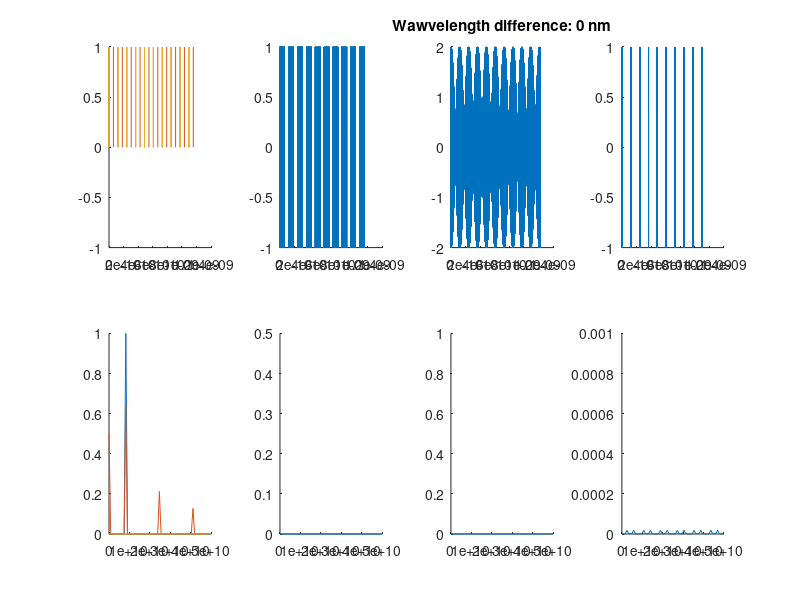

This figure's MATLAB source:
% Display frequncy components in different types of waves
clear

LIGHT_SPEED = 299792458;

% NearIR wavelength windows
window1Wavelength_m = [650 950]*10^-9;

window2Wavelength_m = [1259 1100 1350]*10^-9;

window3Wavelength_m = [1671 1600 1870]*10^-9;

window4Wavelength_m = [2208 2100 2300]*10^-9;

%Target resonance
%%% Pulsed is very sensitive to this, 
%%% may be difference if this shifts between odd or even modes.
targetFrequency_hz = 8.22*10^9; %*1.25

targetWavelength_m = LIGHT_SPEED/targetFrequency_hz;

targetPeriod_s = 1/targetFrequency_hz;

periodsToSimulate = 10;

simulationDuration_s = periodsToSimulate*targetPeriod_s;

% Convert wavelengths to frequncies
window1Frequency_hz = LIGHT_SPEED./window1Wavelength_m;

window2Frequency_hz = LIGHT_SPEED./window2Wavelength_m;

window3Frequency_hz = LIGHT_SPEED./window3Wavelength_m;

window4Frequency_hz = LIGHT_SPEED./window4Wavelength_m;

%%% CHANGE FREQUNCY BAND HERE
carrierFrequency_hz = window4Frequency_hz(1);

% Sampling rate
pointsPerCarrierWave = 10; %No qulatitative change 10 - 100

samplingFrequency_hz = window1Frequency_hz(1)*pointsPerCarrierWave;

samplingPeriod_s = 1/samplingFrequency_hz;

sampleLength = round(simulationDuration_s/samplingPeriod_s);



% Create signals
time_s = (0:sampleLength-1)*samplingPeriod_s; 

% Target signal is just sine wave
targetSignal = sin(2*pi*targetFrequency_hz*time_s);

% Ideal pulsed signal is half-rectified square wave
pulsedSignal = targetSignal;

pulsedSignal(pulsedSignal < 0) = 0;

pulsedSignal(pulsedSignal > 0) = 1;

% Add lightwave to pulses
lightPulseSignal = sin(2*pi*carrierFrequency_hz*time_s).*pulsedSignal;

% Create beating signal - subtract so longer wavelength
upperFrequncy_hz = carrierFrequency_hz - targetFrequency_hz;

beatingSignal = sin(2*pi*carrierFrequency_hz*time_s) + sin(2*pi*upperFrequncy_hz*time_s);

wavelengthDifference_nm = (LIGHT_SPEED/upperFrequncy_hz - LIGHT_SPEED/carrierFrequency_hz)*10^9;

% Create femto-pulsed signal
pulseDuration = 100*10^-15;

femtoPulsedSignal = pulsedSignal;

changeInds = find(diff(pulsedSignal) > 0) + 1;

% figure; hold on;
% plot(time_s, pulsedSignal) 
% plot(time_s(changeInds), pulsedSignal(changeInds),'rx') 

for i = 1:length(changeInds)-1
    inds = find(time_s > (time_s(changeInds(i)) + pulseDuration) & ... 
        time_s < time_s(changeInds(i+1)));
    
    femtoPulsedSignal(inds) = 0;
end

inds = find(time_s > (time_s(changeInds(end)) + pulseDuration));

femtoPulsedSignal(inds) = 0;

% Add lightwave to femto-pulses

lightFemtoPulsedSignal = sin(2*pi*carrierFrequency_hz*time_s).*femtoPulsedSignal;
    


% Frequency analysis 
frequencyReference = samplingFrequency_hz*(0:(sampleLength/2))/sampleLength;

% Target signal
targetPower = abs(fft(targetSignal)/sampleLength);

targetPower = targetPower(1:sampleLength/2+1);

targetPower(2:end-1) = 2*targetPower(2:end-1);

% Ideal pulsed
pulsedPower = abs(fft(pulsedSignal)/sampleLength);

pulsedPower = pulsedPower(1:sampleLength/2+1);

pulsedPower(2:end-1) = 2*pulsedPower(2:end-1);

% Lightwave pulsed
lightPulsedPower = abs(fft(lightPulseSignal)/sampleLength);

lightPulsedPower = lightPulsedPower(1:sampleLength/2+1);

lightPulsedPower(2:end-1) = 2*lightPulsedPower(2:end-1);

% Beating 
beatingPower = abs(fft(beatingSignal)/sampleLength);

beatingPower = beatingPower(1:sampleLength/2+1);

beatingPower(2:end-1) = 2*beatingPower(2:end-1);

% Femto-pulsed
femtoPulsedPower = abs(fft(femtoPulsedSignal)/sampleLength);

femtoPulsedPower = femtoPulsedPower(1:sampleLength/2+1);

femtoPulsedPower(2:end-1) = 2*femtoPulsedPower(2:end-1);

% Lightwave femto-pulsed
ligthFemtoPulsedPower = abs(fft(lightFemtoPulsedSignal)/sampleLength);

ligthFemtoPulsedPower = ligthFemtoPulsedPower(1:sampleLength/2+1);

ligthFemtoPulsedPower(2:end-1) = 2*ligthFemtoPulsedPower(2:end-1);



% Display results
close all

figure; subplot(2,4,1); hold on

plot(time_s, targetSignal)

plot(time_s, pulsedSignal)

plot(time_s, femtoPulsedSignal)

subplot(2,4,2); hold on

plot(time_s, lightPulseSignal)

subplot(2,4,3); hold on

plot(time_s, beatingSignal)

title(sprintf('Wawvelength difference: %.f nm', wavelengthDifference_nm));

subplot(2,4,4); hold on

plot(time_s, lightFemtoPulsedSignal)

% Plot power spectra
subplot(2,4,5); hold on

plot(frequencyReference, targetPower)

plot(frequencyReference, pulsedPower)

plot(frequencyReference, femtoPulsedPower)

xlim([0 50*10^9])

subplot(2,4,6); hold on

plot(frequencyReference, lightPulsedPower)

xlim([0 50*10^9])

subplot(2,4,7); hold on

plot(frequencyReference, beatingPower)

xlim([0 50*10^9])

subplot(2,4,8); hold on

plot(frequencyReference, ligthFemtoPulsedPower)

xlim([0 50*10^9])